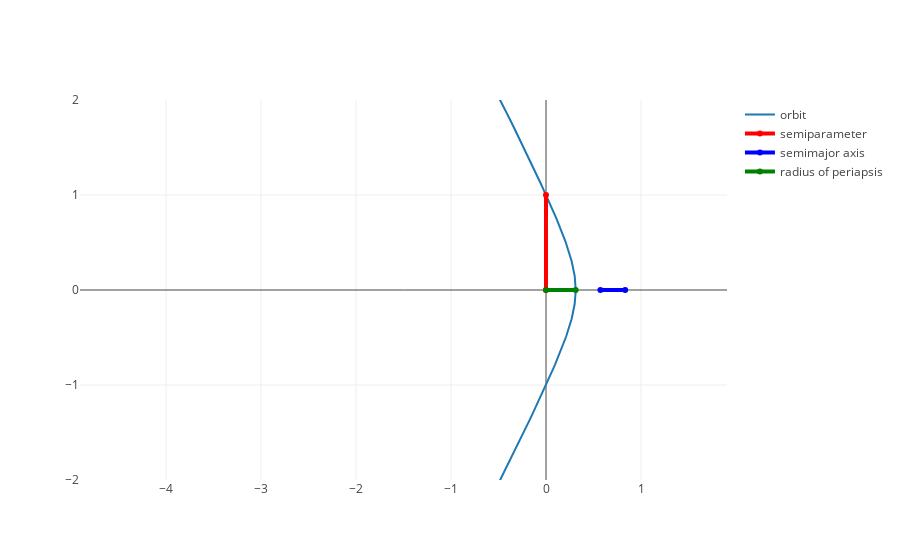

This figure's notebook cell:
### Code cell
compositeData.append(go.Scatter(x=x,y=y,
               name = 'ecc = 2.2'))
data = [
    go.Scatter(x=x,y=y,
               name = 'orbit',
               #connectgaps = False
              ),

    go.Scatter(x=[0, 0],y=[0, p],
               name = 'semiparameter',
               line = dict(color = ('red'),
                           width = 4)),

    go.Scatter(x=[rp-2*a,rp-a],y=[0, 0],
               name = 'semimajor axis',
               line = dict(color = ('blue'),
                           width = 4)),

    go.Scatter(x=[0, rp],y=[0, 0],
               name = 'radius of periapsis',
               line = dict(color = ('green'),
                           width = 4))
]

layout = go.Layout(
    xaxis=dict(
        range=[-4, 1],
        dtick=1,
    ),
    yaxis=dict(
        range=[-2, 2],
        scaleanchor = "x",
        scaleratio = 1,
        dtick=1
    )
)
fig = go.Figure(data=data, layout=layout)
iplot(fig)

### Figure 1 — Plotly figure (JSON) as saved in the notebook; plotly's stock layout.template omitted (floating-point values rounded to 4 significant figures; data arrays with more than 128 entries replaced by an {"elided": "..."} marker saying what was removed)
{"data": [{"name": "orbit", "type": "scatter", "uid": "03efdf4c-ae2f-11e8-9725-8c8590c58dc6", "x": {"elided": "360 float values"}, "y": {"elided": "360 float values"}}, {"line": {"color": "red", "width": 4}, "name": "semiparameter", "type": "scatter", "uid": "03efe0b4-ae2f-11e8-9725-8c8590c58dc6", "x": [0, 0], "y": [0, 1]}, {"line": {"color": "blue", "width": 4}, "name": "semimajor axis", "type": "scatter", "uid": "03efe15e-ae2f-11e8-9725-8c8590c58dc6", "x": [0.8333, 0.5729], "y": [0, 0]}, {"line": {"color": "green", "width": 4}, "name": "radius of periapsis", "type": "scatter", "uid": "03efe1ea-ae2f-11e8-9725-8c8590c58dc6", "x": [0, 0.3125], "y": [0, 0]}], "layout": {"xaxis": {"dtick": 1, "range": [-4, 1]}, "yaxis": {"dtick": 1, "range": [-2, 2], "scaleanchor": "x", "scaleratio": 1}}}
